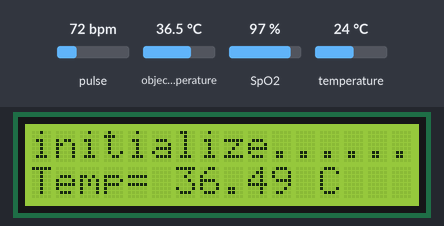
Recording of a sketch running on a simulated ESP8266 (NodeMCU). Shown: 16×2 character LCD. The test bench sets the inputs (shaded band); at power-on: pulse 72 bpm, object temperature 36.5 °C, SpO2 97 %, temperature 24 °C. WiFi joins after 1.5 s; servers stay silent unless stated; web services answer with replies made up by the test bench; what the sketch prints to the serial monitor is not drawn.

Above: at 6.2 s.
6.3 s: pulse set to 42 bpm
At 13.0 s:
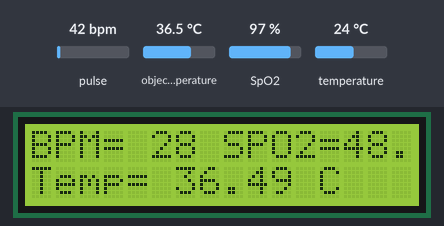
19.2 s: object temperature set to 20 °C
At 25.0 s:
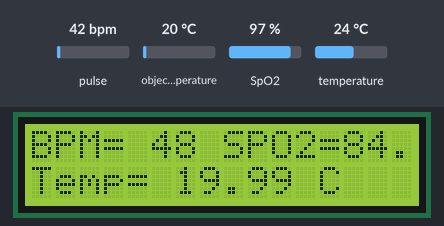
26.6 s: SpO2 set to 80 %
At 30.3 s:
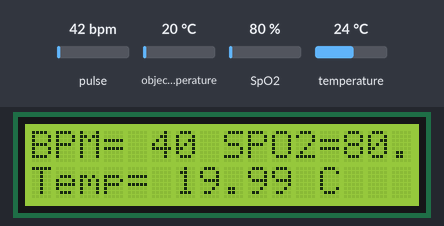
36.0 s: pulse set to 70 bpm
At 41.1 s:
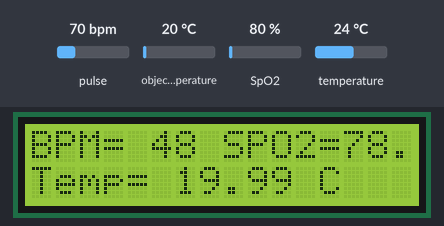
47.3 s: object temperature set to 26 °C
At 51.6 s:
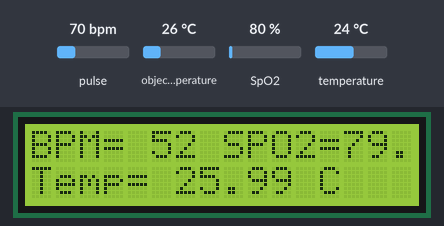
Timing chart, 0 to 53.1 s (numbered marks = the images above; inputs shaded):
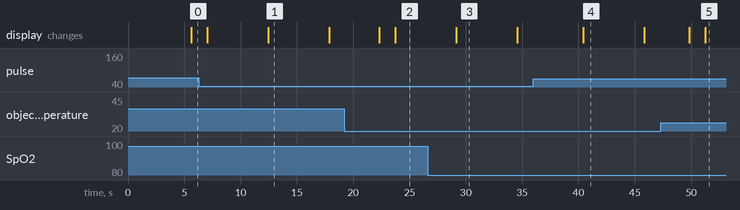

Measured:
- after the input at 19.2 s, the display: first changes after 3.1 s (image 2 shows a later state)
- after the input at 26.6 s, the display: changes after 2.5 s (image 3)
- after the input at 47.3 s, the display: first changes after 2.6 s (image 5 shows a later state)
- what the display in image 1 shows lasts 5.4 s, from 12.5 s to 17.9 s

The sketch:

Pulse_Spo2_wifi.ino
```cpp
// (licence header left out)
 #include <Wire.h>
 #include <LiquidCrystal_PCF8574.h>
#include <ESP8266WiFi.h>
#include <ESP8266HTTPClient.h>
#include <DFRobot_MAX30102.h>
#include <Adafruit_MLX90614.h>
DFRobot_MAX30102 particleSensor;
Adafruit_MLX90614 mlx = Adafruit_MLX90614();
LiquidCrystal_PCF8574 lcd(0x3F);
WiFiClient client;
/*
Macro definition options in sensor configuration
sampleAverage: SAMPLEAVG_1 SAMPLEAVG_2 SAMPLEAVG_4
               SAMPLEAVG_8 SAMPLEAVG_16 SAMPLEAVG_32
ledMode:       MODE_REDONLY  MODE_RED_IR  MODE_MULTILED
sampleRate:    PULSEWIDTH_69 PULSEWIDTH_118 PULSEWIDTH_215 PULSEWIDTH_411
pulseWidth:    SAMPLERATE_50 SAMPLERATE_100 SAMPLERATE_200 SAMPLERATE_400
               SAMPLERATE_800 SAMPLERATE_1000 SAMPLERATE_1600 SAMPLERATE_3200
adcRange:      ADCRANGE_2048 ADCRANGE_4096 ADCRANGE_8192 ADCRANGE_16384
*/
String thingSpeakAddress= "http://api.thingspeak.com/update?";
String writeAPIKey;
String tsfield1Name;
String request_string;
String api_key = "EY4O6UXAM0DI1HEA";
HTTPClient http;


float o;
float A;

long prev = 0;
void checkmlx(){

  while (!Serial);

  Serial.println("Adafruit MLX90614 test");

  if (!mlx.begin()) {
    Serial.println("Error connecting to MLX sensor. Check wiring.");
    while (1);
  };

  Serial.print("Emissivity = "); Serial.println(mlx.readEmissivity());
  Serial.println("================================================");
  }

  void init_wifi() {
   WiFi.begin("Ruskee_2.4G","Ruskee39924");
  do {
    Serial.print(".");
    delay(500);
  } while ((!(WiFi.status() == WL_CONNECTED)));Serial.println("WiFi Connected");
  Serial.print("IP address: ");
  Serial.println((WiFi.localIP().toString()));
}
  int error;

void setup()
{ Wire.begin();
 Wire.beginTransmission(0x27);
  error = Wire.endTransmission();
  Serial.print("Error: ");
  Serial.print(error);
  //Init serial
  Serial.begin(115200);
  lcd.begin(16, 2); // initialize the lcd
  lcd.setBacklight(255);
  lcd.setCursor(0, 0);
  lcd.print(F("initialize......."));
  /*!
   *@brief Init sensor
   *@param pWire IIC bus pointer object and construction device, can both pass or not pass parameters (Wire in default)
   *@param i2cAddr Chip IIC address (0x57 in default)
   *@return true or false
   */
   init_wifi();
   checkmlx();
   mlx.begin();
  while (!particleSensor.begin()) {
    Serial.println("MAX30102 was not found");
    delay(1000);
  }

  /*!
   *@brief Use macro definition to configure sensor
   *@param ledBrightness LED brightness, default value: 0x1F（6.4mA), Range: 0~255（0=Off, 255=50mA）
   *@param sampleAverage Average multiple samples then draw once, reduce data throughput, default 4 samples average
   *@param ledMode LED mode, default to use red light and IR at the same time
   *@param sampleRate Sampling rate, default 400 samples every second
   *@param pulseWidth Pulse width: the longer the pulse width, the wider the detection range. Default to be Max range
   *@param adcRange ADC Measurement Range, default 4096 (nA), 15.63(pA) per LSB
   */
  particleSensor.sensorConfiguration(/*ledBrightness=*/50, /*sampleAverage=*/SAMPLEAVG_4, \
                        /*ledMode=*/MODE_MULTILED, /*sampleRate=*/SAMPLERATE_100, \
                        /*pulseWidth=*/PULSEWIDTH_411, /*adcRange=*/ADCRANGE_16384);
}

int32_t SPO2; //SPO2
int8_t SPO2Valid; //Flag to display if SPO2 calculation is valid
int32_t heartRate; //Heart-rate
int8_t heartRateValid; //Flag to display if heart-rate calculation is valid
int i = 0;
int x = 0;
const byte RATE_SIZE = 4; //Increase this for more averaging. 4 is good.
byte ratesheart[RATE_SIZE]; //Array of heart rates
byte ratesspo2[RATE_SIZE]; //Array of spo2 rates
byte ratestemp[RATE_SIZE]; //Array of temp rates
void loop()
{
  Serial.println(F("Wait about four seconds"));
  particleSensor.heartrateAndOxygenSaturation(/**SPO2=*/&SPO2, /**SPO2Valid=*/&SPO2Valid, /**heartRate=*/&heartRate, /**heartRateValid=*/&heartRateValid);
  if(heartRate > 20 and SPO2 > 20){
     temp();
  //Print result
      if(i < 3){
        ratesheart[i] = heartRate;
         ratesspo2[i] = SPO2;
         ratestemp[i] = o;
        i++; }else{
        ratesheart[i-1]= ratesheart[i];
        ratesspo2[i-1]= ratesspo2[i];
        ratestemp[i-1]=ratestemp[i];
        i++;
        if(i>3){ i = 0 ;}
        }
        heartRate = (ratesheart[0]+ratesheart[1]+ratesheart[2]+ratesheart[3])/4;
        ratesheart[i] = heartRate;
        SPO2 = (ratesspo2[0]+ratesspo2[1]+ratesspo2[2]+ratesspo2[3])/4;
        ratesspo2[i] = SPO2;
        o = (ratestemp[0]+ratestemp[1]+ratestemp[2]+ratestemp[3])/4;
        ratestemp[i]= o;

        if(SPO2>100){SPO2 = 100; }
        if (heartRate > 180){ heartRate = 180;}
        if(o > 50){o = 50;}
  Serial.print(F("heartRate="));
  Serial.print(heartRate, DEC);
  lcd.setCursor(0, 0);
  lcd.print(F("BPM= "));
  lcd.print(heartRate, DEC);
  Serial.print(F(", heartRateValid="));
  Serial.print(heartRateValid, DEC);
  Serial.print(F("; SPO2="));
  Serial.print(SPO2, DEC);
  lcd.print(F(" SPO2="));
  lcd.print(SPO2, DEC);
  Serial.print(F(", SPO2Valid="));
  Serial.println(SPO2Valid, DEC);

    if(millis() - prev >= 15000){
    thingspeak();
    prev = millis();
    }
    }else { Serial.print(" No finger?");  }
}
void temp(){
 o = mlx.readObjectTempC();
  A = mlx.readAmbientTempC();
  Serial.print("Ambient = "); Serial.print(A);
  Serial.print("*C\tObject = "); Serial.print(o); Serial.println("*C");
  lcd.setCursor(0, 1);
  lcd.print("Temp= "); lcd.print(o); lcd.println(" C");
  Serial.println();
  delay(1400);
  }

 void thingspeak(){
    if (client.connect("api.thingspeak.com",80)) {
      request_string = thingSpeakAddress;
      request_string += "key=";
      request_string += api_key;
      request_string += "&field1=";
      request_string += heartRate;
      request_string += "&field2=";
      request_string += SPO2;
      request_string += "&field3=";
      request_string += o;

      http.begin(client,request_string);
      http.GET();
      http.end();
      request_string="";

    }
    }
 
```
